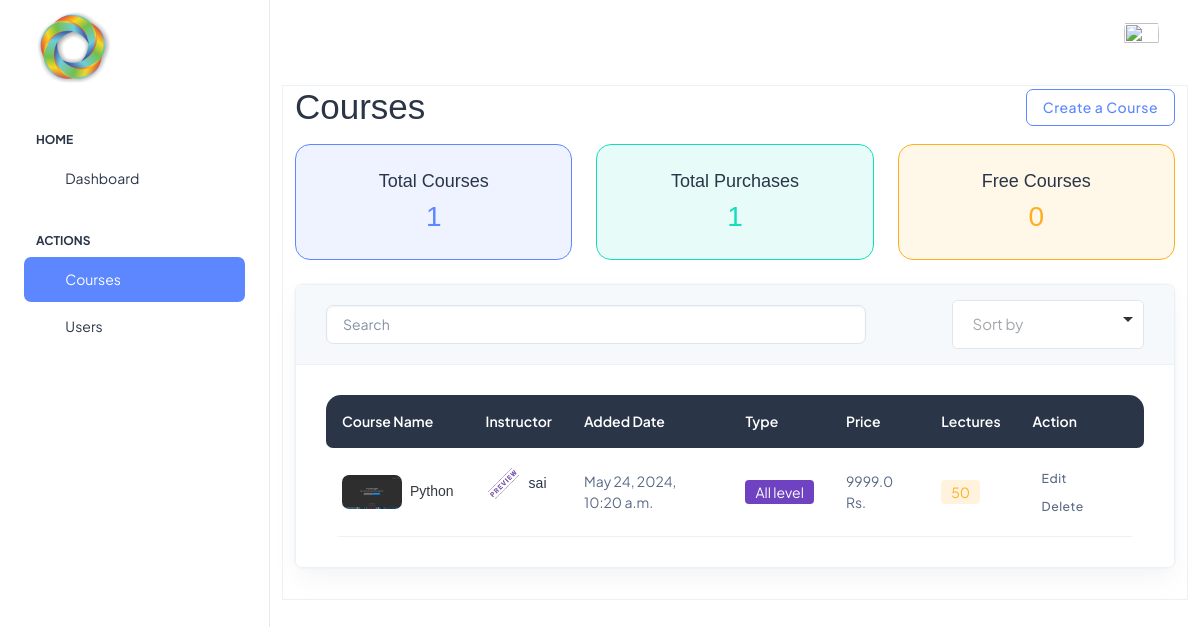
Screenshot of /beta/admin/courses with the database file from the repository.
### base/models.py (models this page shows)
class Course(models.Model):
    COURSE_LEVELS = [
        ('Beginner', 'Beginner'),
        ('Intermediate', 'Intermediate'),
        ('Advanced', 'Advanced'),
        ('All Level', 'All level'),
    ]
    ratingChoices=[
        ('0',0),
        ('1',1),
        ('2',2),
        ('3',3),
        ('4',4),
        ('5',5)
    ]
    course_level=models.CharField(
        max_length=20,
        choices=COURSE_LEVELS,
        default='all',
    )
    course_createdon=models.DateTimeField(auto_now_add=True)
    video=models.FileField(upload_to='static/course_videos')
    course_category=models.CharField(max_length=200)
    course_name=models.CharField(max_length=200)
    course_instructor=models.ForeignKey(CustomUser,on_delete=models.CASCADE)
    course_description=models.TextField()
    course_rating=models.CharField(choices=ratingChoices ,default=5 ,max_length=3)
    course_price=models.FloatField(default=0)
    course_duration=models.CharField(max_length=30)
    course_image=models.ImageField(upload_to='static/course_images')
    lectures=models.IntegerField(default=0)
    def __str__(self):
        return self.course_name

class CustomUser(AbstractUser):
    email=models.CharField(max_length=80,unique=True)
    profilepic=models.ImageField(upload_to='static/profile_pics',null=True)
    userfor=models.CharField(max_length=20,default='')
    token=models.CharField(default=False,max_length=256)
    def __str__(self):
        return self.username

### betaadmin/views.py (the view)
# urls.py: path('admin/courses',admincourses,name="admincourses"),
def admincourses(request):
    courses=Course.objects.all()
    purchases=isPurchased.objects.all()
    freecourses=courses.filter(course_price=0)
    return render(request,'beta_admin/admin/courses.html',{'courses':courses,"purchases":purchases,'free':freecourses })

### templates/beta_admin/admin/courses.html (shortened to what this page needs)
<!doctype html>
<html lang="en">
{% load static %}
<head>
  <link rel="stylesheet" type="text/css" href="{% static 'assets/css/style.css' %}">
  <link rel="stylesheet" type="text/css" href="{% static 'login/assets/css/styles.min.css' %}" />
  <link rel="stylesheet" type="text/css" href="{% static 'assets/vendor/choices/css/choices.min.css' %}">
</head>
<body>
  <div class="page-wrapper" id="main-wrapper" data-layout="vertical" data-navbarbg="skin6" data-sidebartype="full"
    data-sidebar-position="fixed" data-header-position="fixed">
    <aside class="left-sidebar">
      <div>
        <div class="brand-logo d-flex align-items-center justify-content-between">
          <a href="{% url 'admin' %}" class="text-nowrap logo-img">
            <img src="{% static 'assets/images/icon.png' %}" width="100px" alt="" />
          </a>
        </div>
        <nav class="sidebar-nav scroll-sidebar" data-simplebar="">
          <ul id="sidebarnav">
            <li class="nav-small-cap">
              <span class="hide-menu">Home</span>
            </li>
            <li class="sidebar-item">
              <a class="sidebar-link" href="{% url 'admin' %}" aria-expanded="false">
                <span>
                  <i class="ti ti-layout-dashboard"></i>
                </span>
                <span class="hide-menu">Dashboard</span>
              </a>
            </li>
            <li class="nav-small-cap">
              <span class="hide-menu">Actions</span>
            </li>
             <li class="sidebar-item">
              <a class="sidebar-link" href="{% url 'admincourses' %}" aria-expanded="false">
                <span>
                  <i class="ti ti-article"></i>
                </span>
                <span class="hide-menu">Courses</span>
              </a>
            </li>
            <li class="sidebar-item">
              <a class="sidebar-link" href="{% url 'userslist' %}" aria-expanded="false">
                <span>
                  <i class="ti ti-users"></i>
                </span>
                <span class="hide-menu">Users</span>
              </a>
            </li>
          </ul>
        </nav>
      </div>
    </aside>
    <div class="body-wrapper">
      <header class="app-header">
        <nav class="navbar navbar-expand-lg navbar-light">
          <div class="navbar-collapse justify-content-end px-0" id="navbarNav">
            <ul class="navbar-nav flex-row ms-auto align-items-center justify-content-end">
              <li class="nav-item dropdown">
                <a class="nav-link nav-icon-hover" href="javascript:void(0)" id="drop2" data-bs-toggle="dropdown"
                  aria-expanded="false">
                  <img src="{% if request.user.profilepic == '' %}{% static 'assets/images/avatar/01.png' %}{% else %}{{ request.user.profilepic.url }}{% endif %}" alt="" width="35" height="35" class="rounded-circle">
                </a>
              </li>
            </ul>
          </div>
        </nav>
      </header>
      <div class="container-fluid">
         <div class="row">
<div class="page-content-wrapper border">
    <div class="row mb-3">
        <div class="col-12 d-sm-flex justify-content-between align-items-center">
            <h1 class="h1 mb-2 mb-sm-0">Courses</h1>
            <a href="{% url 'admincourseAM' 'add' %}" class="btn btn-outline-primary mb-0">Create a Course</a>
        </div>
    </div>
    <div class="row g-4 mb-4">
        <div class="col-sm-6 col-lg-4">
            <div class="text-center p-4 bg-primary border border-primary rounded-3" style="--bs-bg-opacity: 0.1;    padding: 1.6rem !important;">
                <h6 style="font-size: large;">Total Courses</h6>
                <h2 class="mb-0 text-primary">{{courses.count}}</h2>
            </div>
        </div>
        <div class="col-sm-6 col-lg-4">
            <div class="text-center p-4 bg-success bg-opacity-10 border border-success rounded-3" style="    --bs-bg-opacity: 0.1;    padding: 1.6rem !important;">
                <h6 style="font-size: large;">Total Purchases</h6>
                <h2 class="mb-0 text-success">{{purchases.count}}</h2>
            </div>
        </div>
        <div class="col-sm-6 col-lg-4">
            <div class="text-center p-4  bg-warning bg-opacity-15 border border-warning rounded-3" style="--bs-bg-opacity: 0.1;    padding: 1.6rem !important;">
                <h6 style="font-size: large;">Free Courses</h6>
                <h2 class="mb-0 text-warning">{{free.count}}</h2>
            </div>
        </div>
    </div>
    <div class="card bg-transparent border">
        <div class="card-header bg-light border-bottom">
            <div class="row g-3 align-items-center justify-content-between">
                <div class="col-md-8">
                    <form class="rounded position-relative">
                        <input class="form-control bg-body" type="search" placeholder="Search" aria-label="Search">
                        <button class="bg-transparent p-2 position-absolute top-50 end-0 translate-middle-y border-0 text-primary-hover text-reset" type="submit">
                        </button>
                    </form>
                </div>
                <div class="col-md-3">
                    <form>
                        <select class="form-select js-choice border-0 z-index-9" aria-label=".form-select-sm">
                            <option value="">Sort by</option>
                        </select>
                    </form>
                </div>
            </div>
        </div>
        <div class="card-body">
            <div class="table-responsive border-0 rounded-3">
                <table class="table table-dark-gray align-middle p-4 mb-0 table-hover">
                    <thead>
                        <tr>
                            <th scope="col" class="border-0 rounded-start">Course Name</th>
                            <th scope="col" class="border-0">Instructor</th>
                            <th scope="col" class="border-0">Added Date</th>
                            <th scope="col" class="border-0">Type</th>
                            <th scope="col" class="border-0">Price</th>
                            <th scope="col" class="border-0">Lectures</th>
                            <th scope="col" class="border-0 rounded-end">Action</th>
                        </tr>
                    </thead>
                    <tbody>
                        {% for course in courses %}
                        <tr>
                            <td>
                                <div class="d-flex align-items-center position-relative">
                                    <div class="w-60px">
                                        <img src='{{ course.course_image.url }}' class="rounded" alt="">
                                    </div>
                                    <h6 class="table-responsive-title mb-0 ms-2">
                                        <a href="{% url 'admincourseAM' course.id %}" class="stretched-link">{{course}}</a>
                                    </h6>
                                </div>
                            </td>
                            <td>
                                <div class="d-flex align-items-center mb-3">
                                    <div class="avatar avatar-xs flex-shrink-0">
                                        <img class="avatar-img rounded-circle" src="{% if course.course_instructor.profilepic == '' %}{% static 'assets/images/avatar/01.png' %}{% else %}{{ course.course_instructor.profilepic.url }}{% endif %}" alt="avatar">
                                    </div>
                                    <div class="ms-2">
                                        <h6 class="mb-0 fw-light">{{course.course_instructor}}</h6>
                                    </div>
                                </div>
                            </td>
                            <td>{{course.course_createdon}}</td>
                            <td> <span class="badge text-bg-purple">{{course.course_level}}</span> </td>
                            <td>{{ course.course_price }} Rs.</td>
                            <td>
                                <span class="badge bg-warning text-warning" style="--bs-bg-opacity: 0.15;">{{ course.lectures }}</span>
                            </td>
                            <td>
                                <a href="{% url 'editcourse' course.id %}" class="btn btn-sm btn-success-soft me-1 mb-1 mb-md-0">Edit</a>
                                <a href="{% url 'deletecourse' course.id %}" class="btn btn-sm btn-danger-soft mb-0">Delete</a>
                            </td>
                        </tr>
                        {% endfor %}
                    </tbody>
                </table>
            </div>
        </div>
    </div>
</div>
         </div>
      </div>
    </div>
  </div>
</body>
</html>

### rows the page displays
Course: course_image (picture), course_name "Python", course_instructor.profilepic (picture), course_instructor "sai", course_createdon "May 24, 2024, 10:20 a.m.", course_level "All level", course_price "9999.0", lectures "50"

### other values shown
{{ courses.count }} "1"
{{ purchases.count }} "1"
{{ free.count }} "0"
